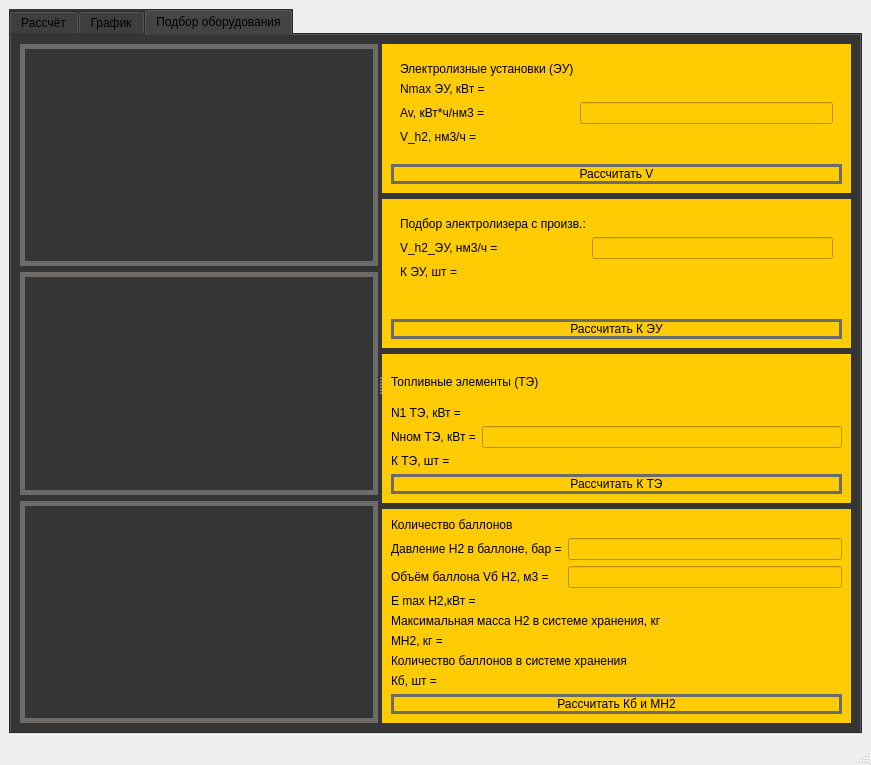
<?xml version="1.0" encoding="UTF-8"?>
<ui version="4.0">
 <class>MainWindow</class>
 <widget class="QMainWindow" name="MainWindow">
  <property name="geometry">
   <rect>
    <x>0</x>
    <y>0</y>
    <width>871</width>
    <height>765</height>
   </rect>
  </property>
  <property name="windowTitle">
   <string>MainWindow</string>
  </property>
  <widget class="QWidget" name="centralwidget">
   <layout class="QGridLayout" name="gridLayout">
    <item row="0" column="0">
     <widget class="QTabWidget" name="tabWidget">
      <property name="toolTip">
       <string>&lt;html&gt;&lt;head/&gt;&lt;body&gt;&lt;p&gt;&lt;br/&gt;&lt;/p&gt;&lt;/body&gt;&lt;/html&gt;</string>
      </property>
      <property name="styleSheet">
       <string notr="true">background-color: rgb(53, 53, 53);
gridline-color: qlineargradient(spread:pad, x1:0, y1:0, x2:1, y2:0, stop:0 rgba(255, 178, 102, 255), stop:0.55 rgba(235, 148, 61, 255), stop:0.98 rgba(0, 0, 0, 255), stop:1 rgba(0, 0, 0, 0));</string>
      </property>
      <property name="currentIndex">
       <number>2</number>
      </property>
      <widget class="QWidget" name="tab3">
       <attribute name="title">
        <string>Рассчёт</string>
       </attribute>
       <layout class="QVBoxLayout" name="verticalLayout_2">
        <item>
         <widget class="QSplitter" name="splitter_2">
          <property name="orientation">
           <enum>Qt::Vertical</enum>
          </property>
          <widget class="QSplitter" name="splitter">
           <property name="orientation">
            <enum>Qt::Horizontal</enum>
           </property>
           <widget class="QTableWidget" name="tableWidget">
            <property name="styleSheet">
             <string notr="true">color: rgb(255, 203, 2);
background-color: rgb(53, 53, 53);
font: italic 10pt &quot;Segoe UI&quot;;</string>
            </property>
            <property name="gridStyle">
             <enum>Qt::SolidLine</enum>
            </property>
            <column>
             <property name="text">
              <string>Год</string>
             </property>
            </column>
            <column>
             <property name="text">
              <string>Месяц</string>
             </property>
            </column>
            <column>
             <property name="text">
              <string>День</string>
             </property>
            </column>
            <column>
             <property name="text">
              <string>Час</string>
             </property>
            </column>
            <column>
             <property name="text">
              <string>Энергия_излуч.</string>
             </property>
            </column>
            <column>
             <property name="text">
              <string>Нагрузка</string>
             </property>
            </column>
            <column>
             <property name="text">
              <string>+dE</string>
             </property>
            </column>
            <column>
             <property name="text">
              <string>-dE</string>
             </property>
            </column>
           </widget>
           <widget class="QGroupBox" name="groupBox">
            <property name="styleSheet">
             <string notr="true">background-color: rgb(53, 53, 53);</string>
            </property>
            <layout class="QVBoxLayout" name="verticalLayout_3">
             <item>
              <widget class="QFrame" name="frame">
               <property name="styleSheet">
                <string notr="true">border-color: rgb(85, 255, 0);</string>
               </property>
               <layout class="QFormLayout" name="formLayout">
                <item row="3" column="0">
                 <widget class="QLabel" name="label_4">
                  <property name="styleSheet">
                   <string notr="true">color: rgb(255, 203, 2);</string>
                  </property>
                  <property name="text">
                   <string>А1</string>
                  </property>
                 </widget>
                </item>
                <item row="3" column="1">
                 <widget class="QLineEdit" name="lineEdit_4">
                  <property name="styleSheet">
                   <string notr="true">color: rgb(255, 203, 2);</string>
                  </property>
                  <property name="text">
                   <string>0.0010332</string>
                  </property>
                 </widget>
                </item>
                <item row="4" column="0">
                 <widget class="QLabel" name="label_5">
                  <property name="styleSheet">
                   <string notr="true">color: rgb(255, 203, 2);</string>
                  </property>
                  <property name="text">
                   <string>А2</string>
                  </property>
                 </widget>
                </item>
                <item row="4" column="1">
                 <widget class="QLineEdit" name="lineEdit_5">
                  <property name="styleSheet">
                   <string notr="true">color: rgb(255, 203, 2);</string>
                  </property>
                  <property name="text">
                   <string>0.00087737</string>
                  </property>
                 </widget>
                </item>
                <item row="5" column="0">
                 <widget class="QLabel" name="label_6">
                  <property name="styleSheet">
                   <string notr="true">color: rgb(255, 203, 2);</string>
                  </property>
                  <property name="text">
                   <string>В1</string>
                  </property>
                 </widget>
                </item>
                <item row="5" column="1">
                 <widget class="QLineEdit" name="lineEdit_6">
                  <property name="styleSheet">
                   <string notr="true">color: rgb(255, 203, 2);</string>
                  </property>
                  <property name="text">
                   <string>0.73</string>
                  </property>
                 </widget>
                </item>
                <item row="6" column="0">
                 <widget class="QLabel" name="label_7">
                  <property name="styleSheet">
                   <string notr="true">color: rgb(255, 203, 2);</string>
                  </property>
                  <property name="text">
                   <string>В2</string>
                  </property>
                 </widget>
                </item>
                <item row="6" column="1">
                 <widget class="QLineEdit" name="lineEdit_7">
                  <property name="styleSheet">
                   <string notr="true">color: rgb(255, 203, 2);</string>
                  </property>
                  <property name="text">
                   <string>0.5691056</string>
                  </property>
                 </widget>
                </item>
                <item row="2" column="1">
                 <widget class="QLineEdit" name="lineEdit">
                  <property name="styleSheet">
                   <string notr="true">color: rgb(255, 203, 2);</string>
                  </property>
                  <property name="text">
                   <string>200</string>
                  </property>
                 </widget>
                </item>
                <item row="2" column="0">
                 <widget class="QLabel" name="label">
                  <property name="styleSheet">
                   <string notr="true">color: rgb(255, 203, 2);</string>
                  </property>
                  <property name="text">
                   <string>Параметр солнечного модуля, Вт</string>
                  </property>
                 </widget>
                </item>
                <item row="1" column="0">
                 <widget class="QLabel" name="label_2">
                  <property name="styleSheet">
                   <string notr="true">color: rgb(255, 203, 2);</string>
                  </property>
                  <property name="text">
                   <string>КПД инвертора</string>
                  </property>
                 </widget>
                </item>
                <item row="1" column="1">
                 <widget class="QLineEdit" name="lineEdit_2">
                  <property name="styleSheet">
                   <string notr="true">color: rgb(255, 203, 2);</string>
                  </property>
                  <property name="text">
                   <string>1</string>
                  </property>
                 </widget>
                </item>
                <item row="0" column="0">
                 <widget class="QLabel" name="label_3">
                  <property name="styleSheet">
                   <string notr="true">color: rgb(255, 203, 2);</string>
                  </property>
                  <property name="text">
                   <string>Максимальное число панелей, шт</string>
                  </property>
                 </widget>
                </item>
                <item row="0" column="1">
                 <widget class="QLineEdit" name="lineEdit_3">
                  <property name="styleSheet">
                   <string notr="true">color: rgb(255, 203, 2);</string>
                  </property>
                  <property name="text">
                   <string>6000</string>
                  </property>
                 </widget>
                </item>
               </layout>
              </widget>
             </item>
             <item>
              <widget class="QLabel" name="label_8">
               <property name="styleSheet">
                <string notr="true">color: rgb(255, 203, 02);
font: 75 15pt &quot;MS Shell Dlg 2&quot;;</string>
               </property>
               <property name="text">
                <string>Результаты вычислений</string>
               </property>
               <property name="alignment">
                <set>Qt::AlignCenter</set>
               </property>
              </widget>
             </item>
             <item>
              <widget class="QFrame" name="frame">
               <layout class="QGridLayout" name="gridLayout_2">
                <item row="0" column="1">
                 <widget class="QLabel" name="label_31">
                  <property name="styleSheet">
                   <string notr="true">color: rgb(255, 203, 2);
font: italic 10pt &quot;MS Sans Serif&quot;;</string>
                  </property>
                  <property name="text">
                   <string/>
                  </property>
                 </widget>
                </item>
                <item row="0" column="0">
                 <widget class="QLabel" name="label_9">
                  <property name="styleSheet">
                   <string notr="true">color: rgb(255, 203, 2);</string>
                  </property>
                  <property name="text">
                   <string>P_max(кВт*ч) =</string>
                  </property>
                 </widget>
                </item>
                <item row="1" column="0">
                 <widget class="QLabel" name="label_10">
                  <property name="styleSheet">
                   <string notr="true">color: rgb(255, 203, 2);</string>
                  </property>
                  <property name="text">
                   <string>Оптимальное кол-во панелей, шт</string>
                  </property>
                 </widget>
                </item>
                <item row="1" column="1">
                 <widget class="QLabel" name="label_32">
                  <property name="styleSheet">
                   <string notr="true">color: rgb(255, 203, 2);
font: italic 10pt &quot;MS Sans Serif&quot;;</string>
                  </property>
                  <property name="text">
                   <string/>
                  </property>
                 </widget>
                </item>
               </layout>
              </widget>
             </item>
             <item>
              <widget class="QPushButton" name="pushButton_6">
               <property name="enabled">
                <bool>true</bool>
               </property>
               <property name="mouseTracking">
                <bool>false</bool>
               </property>
               <property name="layoutDirection">
                <enum>Qt::LeftToRight</enum>
               </property>
               <property name="styleSheet">
                <string notr="true">font: 75 17pt &quot;Sitka Text&quot;;
border:3px solid rgb(0,0,0);
border-radius: 18px;
border-color:#6C6B6A;
color: rgb(255, 203, 2);</string>
               </property>
               <property name="text">
                <string>Рассчитать</string>
               </property>
               <property name="iconSize">
                <size>
                 <width>200</width>
                 <height>200</height>
                </size>
               </property>
              </widget>
             </item>
            </layout>
           </widget>
          </widget>
          <widget class="QPushButton" name="pushButton">
           <property name="styleSheet">
            <string notr="true">font: 75 17pt &quot;Sitka Text&quot;;
border:3px solid rgb(0,0,0);
border-radius: 18px;
border-color:#6C6B6A;
color: rgb(255, 203, 2);
background-color: rgb(53, 53, 53);</string>
           </property>
           <property name="text">
            <string>Загрузить данные</string>
           </property>
           <property name="autoDefault">
            <bool>false</bool>
           </property>
          </widget>
         </widget>
        </item>
       </layout>
      </widget>
      <widget class="QWidget" name="tab">
       <property name="styleSheet">
        <string notr="true">background-color: rgb(255, 203, 2);</string>
       </property>
       <attribute name="title">
        <string>График</string>
       </attribute>
       <layout class="QHBoxLayout" name="horizontalLayout">
        <item>
         <widget class="QGraphicsView" name="graphicsView"/>
        </item>
       </layout>
      </widget>
      <widget class="QWidget" name="tab_2">
       <property name="styleSheet">
        <string notr="true">background-color: rgb(53, 53, 53);</string>
       </property>
       <attribute name="title">
        <string>Подбор оборудования</string>
       </attribute>
       <layout class="QVBoxLayout" name="verticalLayout">
        <item>
         <widget class="QSplitter" name="splitter_3">
          <property name="styleSheet">
           <string notr="true">background-color: rgb(53, 53, 53);</string>
          </property>
          <property name="orientation">
           <enum>Qt::Horizontal</enum>
          </property>
          <widget class="QWidget" name="layoutWidget">
           <layout class="QVBoxLayout" name="verticalLayout_9">
            <item>
             <widget class="QGraphicsView" name="graphicsView_2">
              <property name="styleSheet">
               <string notr="true">border:5px solid rgb(0,0,0);
border-color:#6C6B6A;</string>
              </property>
             </widget>
            </item>
            <item>
             <widget class="QGraphicsView" name="graphicsView_3">
              <property name="styleSheet">
               <string notr="true">border:5px solid rgb(0,0,0);
border-color:#6C6B6A;</string>
              </property>
             </widget>
            </item>
            <item>
             <widget class="QGraphicsView" name="graphicsView_4">
              <property name="styleSheet">
               <string notr="true">border:5px solid rgb(0,0,0);
border-color:#6C6B6A;</string>
              </property>
             </widget>
            </item>
           </layout>
          </widget>
          <widget class="QWidget" name="layoutWidget">
           <layout class="QVBoxLayout" name="verticalLayout_8">
            <item>
             <widget class="QWidget" name="widget" native="true">
              <property name="styleSheet">
               <string notr="true">background-color: rgb(255, 203, 2);
</string>
              </property>
              <layout class="QVBoxLayout" name="verticalLayout_4">
               <item>
                <widget class="QWidget" name="formWidget" native="true">
                 <property name="styleSheet">
                  <string notr="true">background-color: rgb(255,203, 2);</string>
                 </property>
                 <layout class="QFormLayout" name="formLayout_2">
                  <item row="0" column="0">
                   <widget class="QLabel" name="label_12">
                    <property name="styleSheet">
                     <string notr="true">background-color: rgb(255,203, 2);
font: 75 12pt &quot;MS Shell Dlg 2&quot;;</string>
                    </property>
                    <property name="text">
                     <string>Электролизные установки (ЭУ)</string>
                    </property>
                   </widget>
                  </item>
                  <item row="1" column="0">
                   <widget class="QLabel" name="label_13">
                    <property name="styleSheet">
                     <string notr="true">background-color: rgb(255,203, 2);</string>
                    </property>
                    <property name="text">
                     <string>Nmax ЭУ, кВт =</string>
                    </property>
                   </widget>
                  </item>
                  <item row="1" column="1">
                   <widget class="QLabel" name="label_11">
                    <property name="styleSheet">
                     <string notr="true">background-color: rgb(255,203, 2);
</string>
                    </property>
                    <property name="text">
                     <string/>
                    </property>
                   </widget>
                  </item>
                  <item row="2" column="0">
                   <widget class="QLabel" name="label_14">
                    <property name="styleSheet">
                     <string notr="true">background-color: rgb(255,203, 2);</string>
                    </property>
                    <property name="text">
                     <string>Av, кВт*ч/нм3 =</string>
                    </property>
                   </widget>
                  </item>
                  <item row="2" column="1">
                   <widget class="QLineEdit" name="lineEdit_8">
                    <property name="styleSheet">
                     <string notr="true">background-color: rgb(255,203, 2);</string>
                    </property>
                   </widget>
                  </item>
                  <item row="3" column="0">
                   <widget class="QLabel" name="label_15">
                    <property name="styleSheet">
                     <string notr="true">background-color: rgb(255,203, 2);</string>
                    </property>
                    <property name="text">
                     <string>V_h2, нм3/ч =</string>
                    </property>
                   </widget>
                  </item>
                  <item row="3" column="1">
                   <widget class="QLabel" name="label_33">
                    <property name="styleSheet">
                     <string notr="true">background-color: rgb(255,203, 2);</string>
                    </property>
                    <property name="text">
                     <string/>
                    </property>
                   </widget>
                  </item>
                 </layout>
                </widget>
               </item>
               <item>
                <widget class="QPushButton" name="pushButton_2">
                 <property name="styleSheet">
                  <string notr="true">background-color: rgb(255, 203, 2);
font: 75 13pt &quot;Sitka Text&quot;;
border:3px solid rgb(0,0,0);
border-radius: 15px;
border-color:#6C6B6A;</string>
                 </property>
                 <property name="text">
                  <string>Рассчитать V</string>
                 </property>
                </widget>
               </item>
              </layout>
             </widget>
            </item>
            <item>
             <widget class="QWidget" name="widget" native="true">
              <property name="styleSheet">
               <string notr="true">background-color: rgb(255, 203, 2);
</string>
              </property>
              <layout class="QVBoxLayout" name="verticalLayout_5">
               <item>
                <widget class="QWidget" name="formWidget" native="true">
                 <property name="styleSheet">
                  <string notr="true">background-color: rgb(255, 203, 2);</string>
                 </property>
                 <layout class="QFormLayout" name="formLayout_3">
                  <item row="1" column="0">
                   <widget class="QLabel" name="label_17">
                    <property name="styleSheet">
                     <string notr="true">background-color: rgb(255, 203, 2);</string>
                    </property>
                    <property name="text">
                     <string>V_h2_ЭУ, нм3/ч =</string>
                    </property>
                   </widget>
                  </item>
                  <item row="1" column="1">
                   <widget class="QLineEdit" name="lineEdit_9">
                    <property name="styleSheet">
                     <string notr="true">background-color: rgb(255, 203, 2);</string>
                    </property>
                   </widget>
                  </item>
                  <item row="2" column="0">
                   <widget class="QLabel" name="label_18">
                    <property name="styleSheet">
                     <string notr="true">background-color: rgb(255, 203, 2);</string>
                    </property>
                    <property name="text">
                     <string>К ЭУ, шт =</string>
                    </property>
                   </widget>
                  </item>
                  <item row="2" column="1">
                   <widget class="QLabel" name="label_34">
                    <property name="styleSheet">
                     <string notr="true">background-color: rgb(255, 203, 2);</string>
                    </property>
                    <property name="text">
                     <string/>
                    </property>
                   </widget>
                  </item>
                  <item row="0" column="0">
                   <widget class="QLabel" name="label_16">
                    <property name="styleSheet">
                     <string notr="true">background-color: rgb(255,203, 2);
font: 75 12pt &quot;MS Shell Dlg 2&quot;;</string>
                    </property>
                    <property name="text">
                     <string>Подбор электролизера с произв.:</string>
                    </property>
                   </widget>
                  </item>
                 </layout>
                </widget>
               </item>
               <item>
                <widget class="QPushButton" name="pushButton_3">
                 <property name="styleSheet">
                  <string notr="true">background-color: rgb(255, 203, 2);
font: 75 13pt &quot;Sitka Text&quot;;
border:3px solid rgb(0,0,0);
border-radius: 15px;
border-color:#6C6B6A;</string>
                 </property>
                 <property name="text">
                  <string>Рассчитать К ЭУ</string>
                 </property>
                </widget>
               </item>
              </layout>
             </widget>
            </item>
            <item>
             <widget class="QWidget" name="verticalWidget" native="true">
              <property name="styleSheet">
               <string notr="true">background-color: rgb(255, 203, 2);
</string>
              </property>
              <layout class="QVBoxLayout" name="verticalLayout_6">
               <item>
                <widget class="QLabel" name="label_19">
                 <property name="styleSheet">
                  <string notr="true">background-color: rgb(255,203, 2);
font: 75 12pt &quot;MS Shell Dlg 2&quot;;</string>
                 </property>
                 <property name="text">
                  <string>Топливные элементы (ТЭ)</string>
                 </property>
                </widget>
               </item>
               <item>
                <layout class="QFormLayout" name="formLayout_4">
                 <item row="1" column="0">
                  <widget class="QLabel" name="label_20">
                   <property name="styleSheet">
                    <string notr="true">background-color: rgb(255,203, 2);
</string>
                   </property>
                   <property name="text">
                    <string>N1 ТЭ, кВт =</string>
                   </property>
                  </widget>
                 </item>
                 <item row="1" column="1">
                  <widget class="QLabel" name="label_35">
                   <property name="styleSheet">
                    <string notr="true">background-color: rgb(255,203, 2);
</string>
                   </property>
                   <property name="text">
                    <string/>
                   </property>
                  </widget>
                 </item>
                 <item row="2" column="0">
                  <widget class="QLabel" name="label_21">
                   <property name="styleSheet">
                    <string notr="true">background-color: rgb(255,203, 2);
</string>
                   </property>
                   <property name="text">
                    <string>Nном ТЭ, кВт =</string>
                   </property>
                  </widget>
                 </item>
                 <item row="2" column="1">
                  <widget class="QLineEdit" name="lineEdit_10">
                   <property name="styleSheet">
                    <string notr="true">background-color: rgb(255,203, 2);
</string>
                   </property>
                  </widget>
                 </item>
                 <item row="3" column="0">
                  <widget class="QLabel" name="label_22">
                   <property name="styleSheet">
                    <string notr="true">background-color: rgb(255,203, 2);
</string>
                   </property>
                   <property name="text">
                    <string>К ТЭ, шт =</string>
                   </property>
                  </widget>
                 </item>
                 <item row="3" column="1">
                  <widget class="QLabel" name="label_36">
                   <property name="styleSheet">
                    <string notr="true">background-color: rgb(255,203, 2);
</string>
                   </property>
                   <property name="text">
                    <string/>
                   </property>
                  </widget>
                 </item>
                </layout>
               </item>
               <item>
                <widget class="QPushButton" name="pushButton_4">
                 <property name="styleSheet">
                  <string notr="true">background-color: rgb(255, 203, 2);
font: 75 13pt &quot;Sitka Text&quot;;
border:3px solid rgb(0,0,0);
border-radius: 15px;
border-color:#6C6B6A;</string>
                 </property>
                 <property name="text">
                  <string>Рассчитать К ТЭ</string>
                 </property>
                </widget>
               </item>
              </layout>
             </widget>
            </item>
            <item>
             <widget class="QWidget" name="verticalWidget" native="true">
              <property name="styleSheet">
               <string notr="true">background-color: rgb(255, 203, 2);

border-color: rgb(85, 85, 127);
</string>
              </property>
              <layout class="QVBoxLayout" name="verticalLayout_7">
               <item>
                <widget class="QLabel" name="label_23">
                 <property name="styleSheet">
                  <string notr="true">background-color: rgb(255,203, 2);
font: 75 12pt &quot;MS Shell Dlg 2&quot;;</string>
                 </property>
                 <property name="text">
                  <string>Количество баллонов</string>
                 </property>
                </widget>
               </item>
               <item>
                <layout class="QFormLayout" name="formLayout_5">
                 <item row="0" column="0">
                  <widget class="QLabel" name="label_24">
                   <property name="styleSheet">
                    <string notr="true">background-color: rgb(255,203, 2);</string>
                   </property>
                   <property name="text">
                    <string>Давление H2 в баллоне, бар =</string>
                   </property>
                  </widget>
                 </item>
                 <item row="0" column="1">
                  <widget class="QLineEdit" name="lineEdit_11">
                   <property name="styleSheet">
                    <string notr="true">background-color: rgb(255,203, 2);</string>
                   </property>
                  </widget>
                 </item>
                 <item row="1" column="0">
                  <widget class="QLabel" name="label_25">
                   <property name="styleSheet">
                    <string notr="true">background-color: rgb(255,203, 2);</string>
                   </property>
                   <property name="text">
                    <string>Объём баллона Vб Н2, м3 =</string>
                   </property>
                  </widget>
                 </item>
                 <item row="1" column="1">
                  <widget class="QLineEdit" name="lineEdit_12">
                   <property name="styleSheet">
                    <string notr="true">background-color: rgb(255,203, 2);</string>
                   </property>
                  </widget>
                 </item>
                 <item row="2" column="0">
                  <widget class="QLabel" name="label_26">
                   <property name="styleSheet">
                    <string notr="true">background-color: rgb(255,203, 2);</string>
                   </property>
                   <property name="text">
                    <string>E max H2,кВт =</string>
                   </property>
                  </widget>
                 </item>
                 <item row="2" column="1">
                  <widget class="QLabel" name="label_37">
                   <property name="styleSheet">
                    <string notr="true">background-color: rgb(255,203, 2);</string>
                   </property>
                   <property name="text">
                    <string/>
                   </property>
                  </widget>
                 </item>
                </layout>
               </item>
               <item>
                <widget class="QLabel" name="label_27">
                 <property name="styleSheet">
                  <string notr="true">background-color: rgb(255,203, 2);</string>
                 </property>
                 <property name="text">
                  <string>Максимальная масса H2 в системе хранения, кг</string>
                 </property>
                </widget>
               </item>
               <item>
                <layout class="QFormLayout" name="formLayout_6">
                 <item row="0" column="0">
                  <widget class="QLabel" name="label_28">
                   <property name="styleSheet">
                    <string notr="true">background-color: rgb(255,203, 2);</string>
                   </property>
                   <property name="text">
                    <string>MH2, кг =</string>
                   </property>
                  </widget>
                 </item>
                 <item row="0" column="1">
                  <widget class="QLabel" name="label_38">
                   <property name="styleSheet">
                    <string notr="true">background-color: rgb(255,203, 2);</string>
                   </property>
                   <property name="text">
                    <string/>
                   </property>
                  </widget>
                 </item>
                </layout>
               </item>
               <item>
                <widget class="QLabel" name="label_29">
                 <property name="styleSheet">
                  <string notr="true">background-color: rgb(255,203, 2);</string>
                 </property>
                 <property name="text">
                  <string>Количество баллонов в системе хранения</string>
                 </property>
                </widget>
               </item>
               <item>
                <layout class="QFormLayout" name="formLayout_7">
                 <item row="0" column="0">
                  <widget class="QLabel" name="label_30">
                   <property name="styleSheet">
                    <string notr="true">background-color: rgb(255,203, 2);</string>
                   </property>
                   <property name="text">
                    <string>Кб, шт =</string>
                   </property>
                  </widget>
                 </item>
                 <item row="0" column="1">
                  <widget class="QLabel" name="label_39">
                   <property name="styleSheet">
                    <string notr="true">background-color: rgb(255,203, 2);</string>
                   </property>
                   <property name="text">
                    <string/>
                   </property>
                  </widget>
                 </item>
                </layout>
               </item>
               <item>
                <widget class="QPushButton" name="pushButton_5">
                 <property name="styleSheet">
                  <string notr="true">background-color: rgb(255, 203, 2);
font: 75 13pt &quot;Sitka Text&quot;;
border:3px solid rgb(0,0,0);
border-radius: 15px;
border-color:#6C6B6A;</string>
                 </property>
                 <property name="text">
                  <string>Рассчитать Кб и МH2</string>
                 </property>
                </widget>
               </item>
              </layout>
             </widget>
            </item>
           </layout>
          </widget>
         </widget>
        </item>
       </layout>
      </widget>
     </widget>
    </item>
   </layout>
  </widget>
  <widget class="QStatusBar" name="statusbar"/>
 </widget>
 <resources/>
 <connections/>
</ui>
